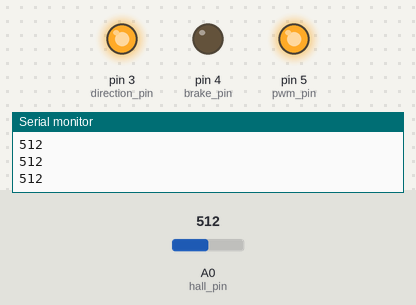
Recording of a sketch running on a simulated Arduino Uno, built with avr-gcc and run on an emulated ATmega328P. Parts: output pins drawn as LEDs (lit = HIGH), the last lines printed to the serial monitor. The inputs (shaded band) are chosen by the test bench; at power-on: A0 (hall_pin) = 512.

Above: at 1.2 s.
1.3 s: A0 (hall_pin) set to 693
2.8 s: A0 (hall_pin) set to 708
At 3.9 s:
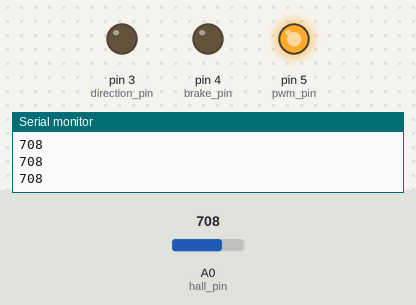
4.3 s: A0 (hall_pin) set to 690
At 5.1 s:
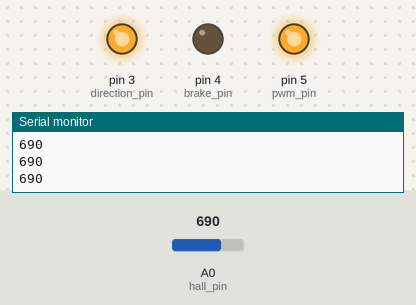
5.8 s: A0 (hall_pin) set to 710
At 6.1 s:
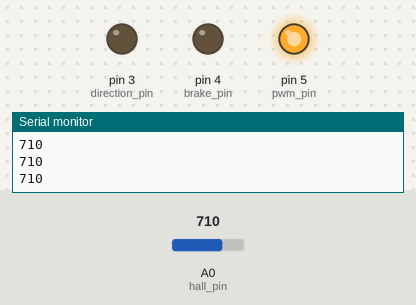
Timing chart, 0 to 8.3 s (numbered marks = the images above; inputs shaded):
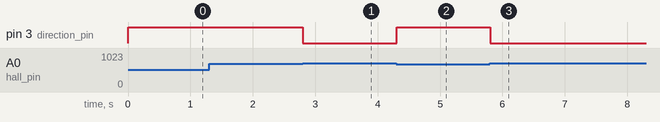

The sketch:

feedback_loop.ino
```cpp
// Pins assignment
const int hall_pin = A0;
const int direction_pin = 3;
const int brake_pin = 4;
const int pwm_pin = 5;

// These variable contains the values read from the pins
int hall_value = 0;
float duty_cycle = 0.5; //90% duty cycle
float pulse = 2; //setting pulse to 2us. Delay function is in ms
float freq = 100; //pulsing frequency

float tot_uptime = 0;
float tot_downtime = 0;
float uptime_interval = 0;
float downtime_interval = 0;

void setup() {
  // put your setup code here, to run once:
  pinMode(hall_pin, INPUT);
  pinMode(direction_pin, OUTPUT);
  pinMode(brake_pin, OUTPUT);
  pinMode(pwm_pin, OUTPUT);

  Serial.begin(9600);

  digitalWrite(pwm_pin, HIGH);
  digitalWrite(direction_pin, HIGH);
  digitalWrite(brake_pin, LOW);

  tot_uptime = pulse * duty_cycle;
  tot_downtime = pulse - tot_uptime;
  uptime_interval = tot_uptime / freq;
  downtime_interval = tot_downtime / freq;
  //Serial.print(uptime_interval);
  //Serial.print("\n");
  //Serial.print(downtime_interval);
  //Serial.print("\n");
}

void loop() {
  hall_value = analogRead(hall_pin);
  //tone(direction_pin,500);
  //if(hall_value > 920){
    //digitalWrite(pwm_pin,LOW);
    //digitalWrite(direction_pin,HIGH);
    //digitalWrite(brake_pin,HIGH);
    //delay(0.1);

  //}else
  if(hall_value > 700){

    digitalWrite(pwm_pin,HIGH);
    digitalWrite(direction_pin,LOW);
    digitalWrite(brake_pin,LOW);
    delay(8);
  }else{
    digitalWrite(pwm_pin,HIGH);
    digitalWrite(direction_pin,HIGH);
    digitalWrite(brake_pin,LOW);
  }
  Serial.print(hall_value);
  Serial.print("\n");
}
```

Measured:
- the behaviour switches between 700 and 701 on A0 (hall_pin) (found by bisection; images 0 and 1)
- after the input at 2.8 s, pin 3 (direction_pin): HIGH → LOW at once
- after the input at 4.3 s, pin 3 (direction_pin): LOW → HIGH at once
- after the input at 5.8 s, pin 3 (direction_pin): HIGH → LOW at once
